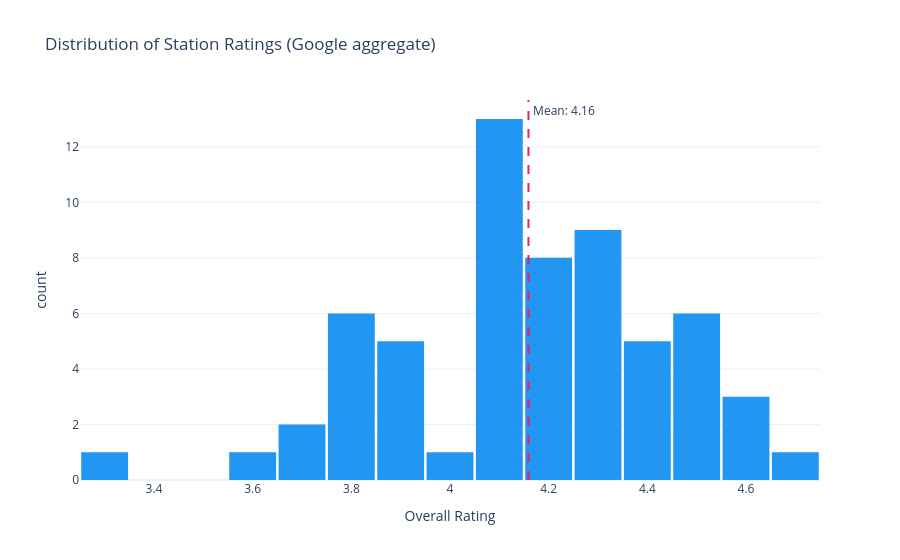

The code cell stored with this chart in its notebook:
### Markdown cell above
## 3: Ratings Across Stations

How are ratings distributed, which stations sit at the top and bottom, and which are the most polarising?

### Code cell
#| label: fig-rating-dist
#| fig-cap: "Distribution of overall station ratings."
fig = px.histogram(
    done, x='overall_rating',
    nbins=20,
    title='Distribution of Station Ratings (Google aggregate)',
    labels={'overall_rating': 'Overall Rating', 'count': 'Number of Stations'},
    color_discrete_sequence=['#2196F3'],
)
fig.add_vline(
    x=done['overall_rating'].mean(), line_dash='dash', line_color='#E91E63',
    annotation_text=f" Mean: {done['overall_rating'].mean():.2f}",
    annotation_position='top right',
)
fig.update_layout(bargap=0.05)
fig.show()

print(f"Mean rating : {done['overall_rating'].mean():.2f}")
print(f"Median      : {done['overall_rating'].median():.2f}")
print(f"Std dev     : {done['overall_rating'].std():.2f}")

### Figure 1 — Plotly figure (JSON) as saved in the notebook; plotly's stock layout.template omitted (floating-point values rounded to 4 significant figures)
{"data": [{"bingroup": "x", "hovertemplate": "Overall Rating=%{x}<br>count=%{y}<extra></extra>", "legendgroup": "", "marker": {"color": "#2196F3", "pattern": {"shape": ""}}, "name": "", "nbinsx": 20, "orientation": "v", "showlegend": false, "type": "histogram", "x": [4.4, 4.4, 4.2, 4.1, 4.0, 4.1, 4.5, 3.3, 4.2, 4.4, 4.2, 3.9, 4.2, 4.1, 3.8, 4.1, 4.3, 4.3, 4.3, 3.9, 4.5, 4.3, 3.6, 3.8, 4.4, 4.5, 3.7, 3.9, 4.3, 4.1, 4.5, 4.3, 4.1, 4.6, 4.4, 3.8, 4.1, 3.9, 4.2, 4.1, 4.5, 4.2, 4.3, 4.1, 4.7, 4.1, 3.7, 4.1, 4.1, 4.1, 4.5, 4.2, 4.2, 3.8, 3.8, 4.3, 3.9, 4.6, 3.8, 4.3, 4.6], "xaxis": "x", "yaxis": "y"}], "layout": {"annotations": [{"showarrow": false, "text": " Mean: 4.16", "x": 4.159, "xanchor": "left", "xref": "x", "y": 1, "yanchor": "top", "yref": "y domain"}], "bargap": 0.05, "barmode": "relative", "legend": {"tracegroupgap": 0}, "shapes": [{"line": {"color": "#E91E63", "dash": "dash"}, "type": "line", "x0": 4.159, "x1": 4.159, "xref": "x", "y0": 0, "y1": 1, "yref": "y domain"}], "title": {"text": "Distribution of Station Ratings (Google aggregate)"}, "xaxis": {"anchor": "y", "domain": [0, 1], "title": {"text": "Overall Rating"}}, "yaxis": {"anchor": "x", "domain": [0, 1], "title": {"text": "count"}}}}
